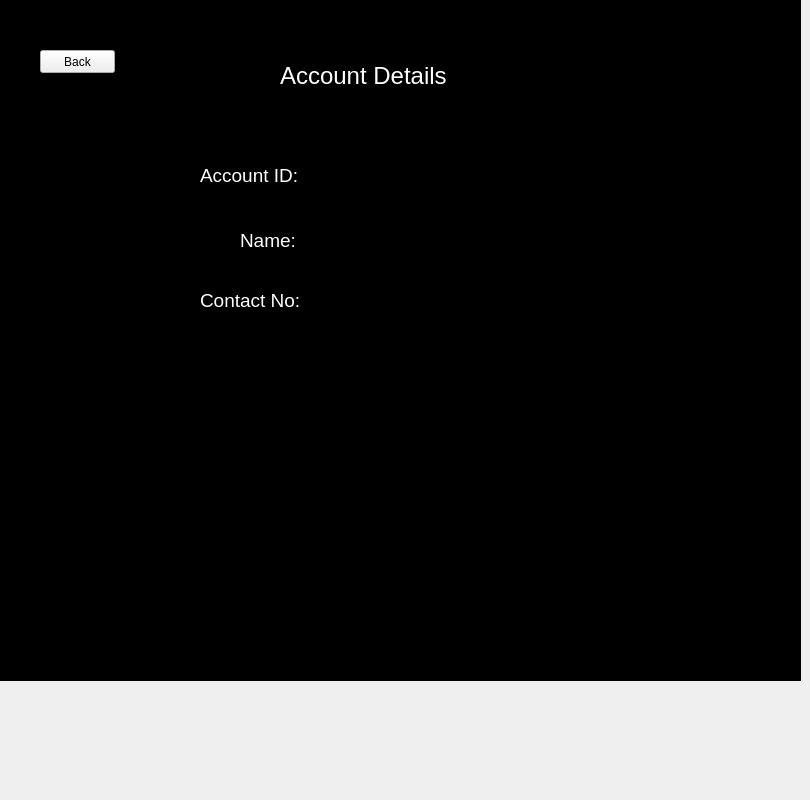
    <widget class="QWidget" name="viewaccountinfo">
     <widget class="QLabel" name="label_65">
      <property name="geometry">
       <rect>
        <x>0</x>
        <y>-110</y>
        <width>801</width>
        <height>791</height>
       </rect>
      </property>
      <property name="styleSheet">
       <string notr="true">background-color: rgb(0, 0, 0);</string>
      </property>
      <property name="text">
       <string/>
      </property>
     </widget>
     <widget class="QLabel" name="label_66">
      <property name="geometry">
       <rect>
        <x>280</x>
        <y>40</y>
        <width>331</width>
        <height>71</height>
       </rect>
      </property>
      <property name="font">
       <font>
        <pointsize>18</pointsize>
       </font>
      </property>
      <property name="styleSheet">
       <string notr="true">color: rgb(255, 255, 255);
</string>
      </property>
      <property name="text">
       <string>Account Details</string>
      </property>
     </widget>
     <widget class="QLabel" name="label_67">
      <property name="geometry">
       <rect>
        <x>200</x>
        <y>290</y>
        <width>181</width>
        <height>20</height>
       </rect>
      </property>
      <property name="font">
       <font>
        <pointsize>14</pointsize>
       </font>
      </property>
      <property name="styleSheet">
       <string notr="true">color: rgb(255, 255, 255);</string>
      </property>
      <property name="text">
       <string>Contact No:</string>
      </property>
     </widget>
     <widget class="QLabel" name="label_68">
      <property name="geometry">
       <rect>
        <x>240</x>
        <y>220</y>
        <width>131</width>
        <height>41</height>
       </rect>
      </property>
      <property name="font">
       <font>
        <pointsize>14</pointsize>
       </font>
      </property>
      <property name="styleSheet">
       <string notr="true">color: rgb(255, 255, 255);</string>
      </property>
      <property name="text">
       <string>Name:</string>
      </property>
     </widget>
     <widget class="QLabel" name="label_69">
      <property name="geometry">
       <rect>
        <x>200</x>
        <y>160</y>
        <width>111</width>
        <height>31</height>
       </rect>
      </property>
      <property name="font">
       <font>
        <pointsize>14</pointsize>
       </font>
      </property>
      <property name="styleSheet">
       <string notr="true">color: rgb(255, 255, 255);</string>
      </property>
      <property name="text">
       <string>Account ID:</string>
      </property>
     </widget>
     <widget class="QLabel" name="passown_2">
      <property name="geometry">
       <rect>
        <x>350</x>
        <y>290</y>
        <width>181</width>
        <height>20</height>
       </rect>
      </property>
      <property name="font">
       <font>
        <pointsize>14</pointsize>
       </font>
      </property>
      <property name="styleSheet">
       <string notr="true">color: rgb(255, 255, 255);</string>
      </property>
      <property name="text">
       <string/>
      </property>
     </widget>
     <widget class="QLabel" name="nameown_2">
      <property name="geometry">
       <rect>
        <x>350</x>
        <y>220</y>
        <width>131</width>
        <height>41</height>
       </rect>
      </property>
      <property name="font">
       <font>
        <pointsize>14</pointsize>
       </font>
      </property>
      <property name="styleSheet">
       <string notr="true">color: rgb(255, 255, 255);</string>
      </property>
      <property name="text">
       <string/>
      </property>
     </widget>
     <widget class="QLabel" name="idown">
      <property name="geometry">
       <rect>
        <x>350</x>
        <y>160</y>
        <width>111</width>
        <height>31</height>
       </rect>
      </property>
      <property name="font">
       <font>
        <pointsize>14</pointsize>
       </font>
      </property>
      <property name="styleSheet">
       <string notr="true">color: rgb(255, 255, 255);</string>
      </property>
      <property name="text">
       <string/>
      </property>
     </widget>
     <widget class="QPushButton" name="pushButton_4">
      <property name="geometry">
       <rect>
        <x>40</x>
        <y>50</y>
        <width>75</width>
        <height>23</height>
       </rect>
      </property>
      <property name="text">
       <string>Back</string>
      </property>
     </widget>
    </widget>
